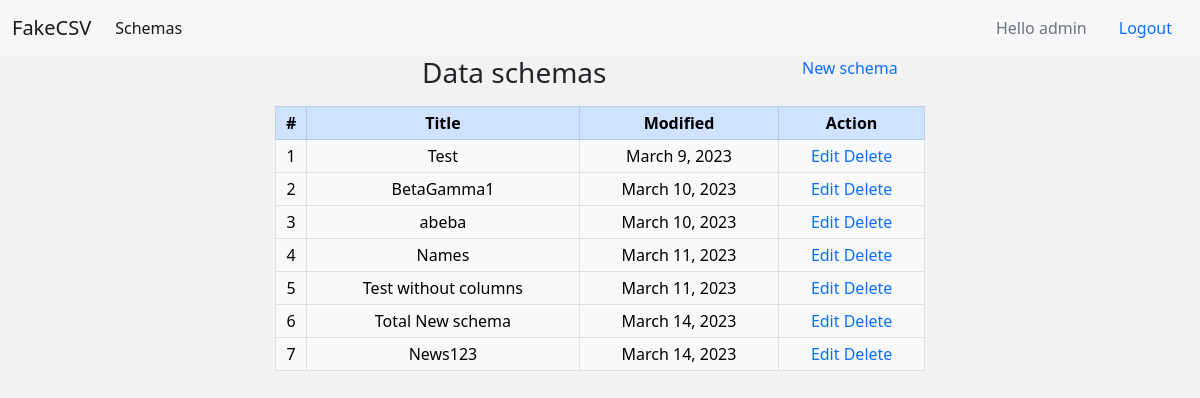
The page / (signed in) on the database its author committed.
### app/models.py (models this page shows, shortened)
class User(AbstractUser):
    def __str__(self):
        return self.username

class DataSchema(models.Model):
    user_id = models.ForeignKey(User, on_delete=models.CASCADE, blank=True)
    name = models.CharField(max_length=100)
    modified = models.DateField(auto_now_add=True)

### app/views.py (the view)
# urls.py: path('', views.index, name='index'),
def index(request):
    data_schemas = DataSchema.objects.filter(user_id=request.user.id)
    return render(request, 'index.html', {'data_schemas': data_schemas})

### app/templates/index.html
{% extends 'base.html' %}
{% block content %}
    <div class="container">
        <div class="row">
            <div class="col order-start">
            </div>
            <div class="col">
                <h3 class="">Data schemas</h3>
            </div>
            <div class="col order-last">
                <a class="" href="{% url 'create_schema' %}">New schema</a>
            </div>
        </div>
        <div class="table-responsive d-flex justify-content-center">
            <table class="table table-bordered border-primary table-sm mt-2" style="width: 650px; height: 50px;">
                <thead class="table-primary">
                <tr>
                    <th scope="col" class="text-center">#</th>
                    <th scope="col" class="text-center">Title</th>
                    <th scope="col" class="text-center">Modified</th>
                    <th scope="col" class="text-center">Action</th>
                </tr>
                </thead>
                <tbody>
                {% for schema in data_schemas %}
                    <tr class="table-light">
                        <td class="counterCell text-center"></td>
                        <td class="text-center">{{ schema.name }}</td>
                        <td class="text-center">{{ schema.modified }}</td>
                        <td class="text-center">
                            <a href="{% url 'update_schema' schema.id %}">Edit</a>
                            <a class="text-center" href="{% url 'delete_schema' schema.id %}">Delete</a>
                        </td>
                    </tr>
                {% endfor %}
                </tbody>
            </table>
        </div>
    </div>
{% endblock %}

### app/templates/base.html (shortened to what this page needs)
{% load static %}
<!DOCTYPE html>
<html lang="en">
<head>
    <link href="https://cdn.jsdelivr.net/npm/bootstrap@5.0.2/dist/css/bootstrap.min.css" rel="stylesheet"
>
    <link type="text/css" rel="stylesheet" href="{% static 'css/styles.css' %}"/>
</head>
<body>
<nav class="navbar navbar-expand-lg navbar-light">
    <div class="container-fluid">
        <a class="navbar-brand" href="#">FakeCSV</a>
        <div class="collapse navbar-collapse" id="navbarSupportedContent">
            <ul class="navbar-nav me-auto mb-2 mb-lg-0">
                <li class="nav-item">
                    <a class="nav-link active" aria-current="page" href="{% url 'index' %}">Schemas</a>
                </li>
            </ul>
            {% if user.is_authenticated %}
                <a class="nav-link disabled" href="#" tabindex="-1" aria-disabled="true">Hello {{ user.username }}</a>
                <a class="nav-link active" aria-current="page" href="{% url 'logout' %}">Logout</a>
            {% else %}
                <a href="{% url "login" %}">Login</a>
            {% endif %}
        </div>
    </div>
</nav>
{% block content %}
{% endblock %}
</body>
</html>

### app/static/css/styles.css (style rules this page uses)
body { background: #F2F2F2; }
nav { background: #F7F7F9; }
a { text-decoration: none; }
table { counter-reset: tableCount; }
.counterCell:before { content: counter(tableCount); counter-increment: tableCount; }

### rows shown on the page
User: username "admin"
DataSchema: name "Test", modified "March 9, 2023"
DataSchema: name "BetaGamma1", modified "March 10, 2023"
DataSchema: name "abeba", modified "March 10, 2023"
DataSchema: name "Names", modified "March 11, 2023"
DataSchema: name "Test without columns", modified "March 11, 2023"
DataSchema: name "Total New schema", modified "March 14, 2023"
DataSchema: name "News123", modified "March 14, 2023"
